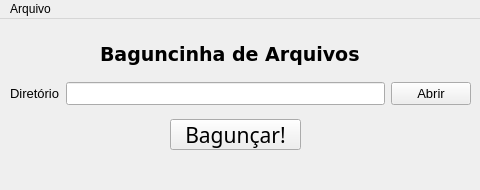
<?xml version="1.0" encoding="UTF-8"?>
<ui version="4.0">
 <class>MainWindowJanelaBaguncinha</class>
 <widget class="QMainWindow" name="MainWindowJanelaBaguncinha">
  <property name="geometry">
   <rect>
    <x>0</x>
    <y>0</y>
    <width>480</width>
    <height>190</height>
   </rect>
  </property>
  <property name="windowTitle">
   <string>MainWindow</string>
  </property>
  <widget class="QWidget" name="centralwidget">
   <widget class="QLabel" name="label">
    <property name="geometry">
     <rect>
      <x>100</x>
      <y>20</y>
      <width>271</width>
      <height>31</height>
     </rect>
    </property>
    <property name="font">
     <font>
      <family>Verdana</family>
      <pointsize>14</pointsize>
      <weight>75</weight>
      <bold>true</bold>
     </font>
    </property>
    <property name="text">
     <string>Baguncinha de Arquivos</string>
    </property>
   </widget>
   <widget class="QPushButton" name="pushButtonBaguncar">
    <property name="geometry">
     <rect>
      <x>170</x>
      <y>100</y>
      <width>131</width>
      <height>31</height>
     </rect>
    </property>
    <property name="sizePolicy">
     <sizepolicy hsizetype="Expanding" vsizetype="Expanding">
      <horstretch>0</horstretch>
      <verstretch>0</verstretch>
     </sizepolicy>
    </property>
    <property name="maximumSize">
     <size>
      <width>131</width>
      <height>16777215</height>
     </size>
    </property>
    <property name="font">
     <font>
      <family>Snap ITC</family>
      <pointsize>16</pointsize>
     </font>
    </property>
    <property name="locale">
     <locale language="Portuguese" country="Brazil"/>
    </property>
    <property name="text">
     <string>Bagunçar!</string>
    </property>
    <property name="iconSize">
     <size>
      <width>20</width>
      <height>20</height>
     </size>
    </property>
   </widget>
   <widget class="QWidget" name="">
    <property name="geometry">
     <rect>
      <x>10</x>
      <y>60</y>
      <width>461</width>
      <height>29</height>
     </rect>
    </property>
    <layout class="QHBoxLayout" name="horizontalLayout">
     <item>
      <widget class="QLabel" name="labelDiretorio">
       <property name="font">
        <font>
         <pointsize>10</pointsize>
        </font>
       </property>
       <property name="text">
        <string>Diretório</string>
       </property>
      </widget>
     </item>
     <item>
      <widget class="QLineEdit" name="lineEditDiretorio">
       <property name="font">
        <font>
         <pointsize>10</pointsize>
        </font>
       </property>
      </widget>
     </item>
     <item>
      <widget class="QPushButton" name="pushButtonAbrir">
       <property name="font">
        <font>
         <pointsize>10</pointsize>
        </font>
       </property>
       <property name="text">
        <string>Abrir</string>
       </property>
      </widget>
     </item>
    </layout>
   </widget>
  </widget>
  <widget class="QMenuBar" name="menubar">
   <property name="geometry">
    <rect>
     <x>0</x>
     <y>0</y>
     <width>480</width>
     <height>21</height>
    </rect>
   </property>
   <widget class="QMenu" name="menuArquivo">
    <property name="title">
     <string>Arquivo</string>
    </property>
    <addaction name="actionAjuda"/>
    <addaction name="actionSair"/>
   </widget>
   <addaction name="menuArquivo"/>
  </widget>
  <action name="actionAjuda">
   <property name="text">
    <string>Ajuda</string>
   </property>
  </action>
  <action name="actionSair">
   <property name="text">
    <string>Sair</string>
   </property>
  </action>
 </widget>
 <resources/>
 <connections/>
</ui>
